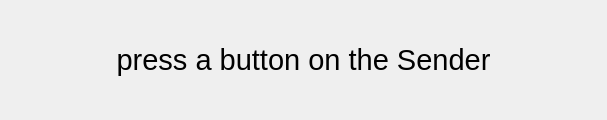
<?xml version="1.0" encoding="UTF-8"?>
<ui version="4.0">
 <class>Receiver</class>
 <widget class="QWidget" name="Receiver">
  <property name="geometry">
   <rect>
    <x>0</x>
    <y>0</y>
    <width>607</width>
    <height>120</height>
   </rect>
  </property>
  <property name="windowTitle">
   <string>Receiver</string>
  </property>
  <layout class="QGridLayout">
   <property name="spacing">
    <number>6</number>
   </property>
   <item row="0" column="0">
    <widget class="QLabel" name="colorPressed">
     <property name="font">
      <font>
       <pointsize>22</pointsize>
      </font>
     </property>
     <property name="text">
      <string>press a button on the Sender</string>
     </property>
     <property name="alignment">
      <set>Qt::AlignCenter</set>
     </property>
    </widget>
   </item>
  </layout>
 </widget>
 <resources/>
 <connections/>
</ui>
